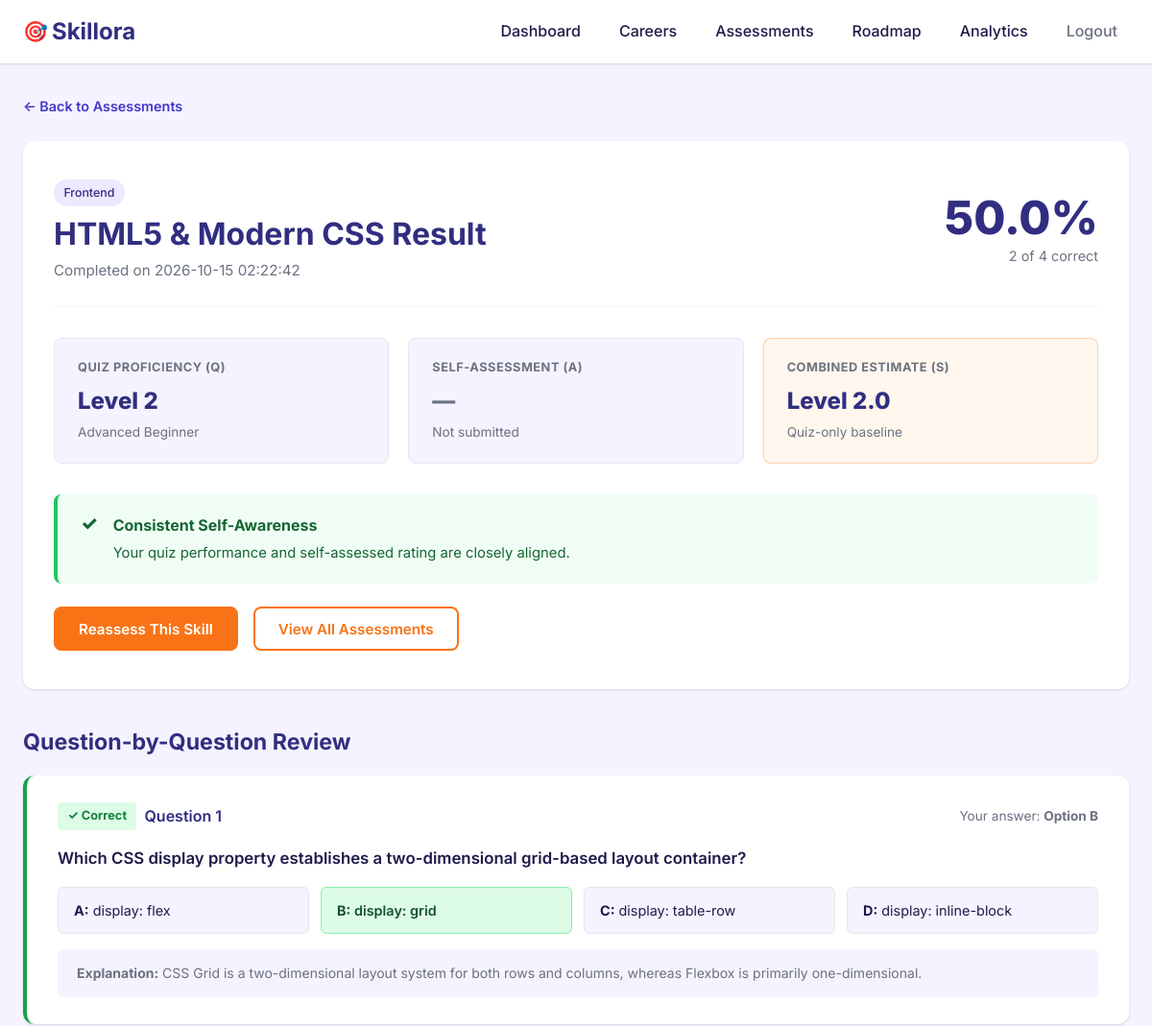
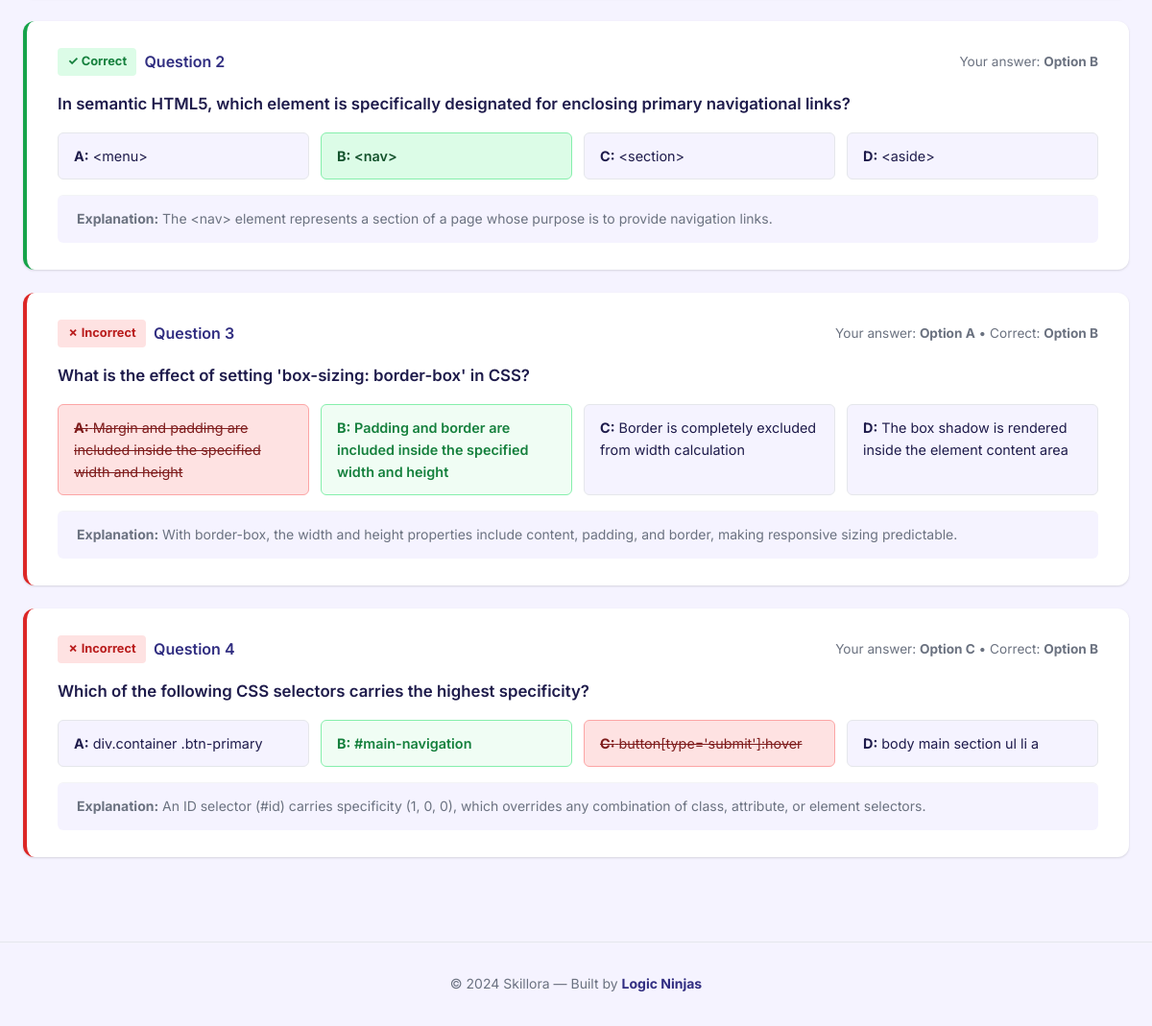
/assessment/attempt/1 (signed in), run on the app's committed database (2 pictures, top to bottom).
### tables this page shows
CREATE TABLE skills (
    id INTEGER PRIMARY KEY AUTOINCREMENT,
    code TEXT UNIQUE NOT NULL,
    name TEXT UNIQUE NOT NULL,
    category TEXT NOT NULL,
    description TEXT NOT NULL
);

CREATE TABLE assessment_attempts (
    id INTEGER PRIMARY KEY AUTOINCREMENT,
    user_id INTEGER NOT NULL,
    skill_id INTEGER NOT NULL,
    total_questions INTEGER NOT NULL,
    correct_count INTEGER NOT NULL,
    score_percentage REAL NOT NULL,
    quiz_proficiency INTEGER NOT NULL CHECK (quiz_proficiency >= 1 AND quiz_proficiency <= 5),
    self_assessed_level INTEGER CHECK (self_assessed_level IS NULL OR (self_assessed_level >= 1 AND self_assessed_level <= 5)),
    combined_estimate REAL,
    has_discrepancy INTEGER NOT NULL DEFAULT 0 CHECK (has_discrepancy IN (0, 1)),
    discrepancy_message TEXT,
    status TEXT NOT NULL DEFAULT 'completed' CHECK (status IN ('in_progress', 'completed', 'invalid')),
    completed_at TIMESTAMP DEFAULT CURRENT_TIMESTAMP,
    FOREIGN KEY (user_id) REFERENCES users (id),
    FOREIGN KEY (skill_id) REFERENCES skills (id)
);

CREATE TABLE assessment_answers (
    id INTEGER PRIMARY KEY AUTOINCREMENT,
    attempt_id INTEGER NOT NULL,
    question_id INTEGER NOT NULL,
    selected_option TEXT NOT NULL,
    is_correct INTEGER NOT NULL CHECK (is_correct IN (0, 1)),
    FOREIGN KEY (attempt_id) REFERENCES assessment_attempts (id) ON DELETE CASCADE,
    FOREIGN KEY (question_id) REFERENCES questions (id)
);

CREATE TABLE questions (
    id INTEGER PRIMARY KEY AUTOINCREMENT,
    skill_id INTEGER NOT NULL,
    question_text TEXT NOT NULL,
    option_a TEXT NOT NULL,
    option_b TEXT NOT NULL,
    option_c TEXT NOT NULL,
    option_d TEXT NOT NULL,
    correct_option TEXT NOT NULL CHECK (correct_option IN ('A', 'B', 'C', 'D')),
    explanation TEXT,
    difficulty_level INTEGER DEFAULT 3 CHECK (difficulty_level >= 1 AND difficulty_level <= 5),
    created_at TIMESTAMP DEFAULT CURRENT_TIMESTAMP,
    FOREIGN KEY (skill_id) REFERENCES skills (id) ON DELETE CASCADE
);

### assessment.py (the view)
@bp.route('/attempt/<int:attempt_id>')
@login_required
def view_attempt(attempt_id):
    db = get_db()
    attempt = db.execute(
        '''
        SELECT aa.*, s.name as skill_name, s.code as skill_code, s.category
        FROM assessment_attempts aa
        JOIN skills s ON aa.skill_id = s.id
        WHERE aa.id = ?
        ''',
        (attempt_id,)
    ).fetchone()
    if attempt is None:
        flash('Assessment attempt not found.', 'error')
        return redirect(url_for('assessment.index'))
    if attempt['user_id'] != g.user['id']:
        abort(403)
    answers = db.execute(
        '''
        SELECT an.selected_option, an.is_correct,
               q.question_text, q.option_a, q.option_b, q.option_c, q.option_d,
               q.correct_option, q.explanation
        FROM assessment_answers an
        JOIN questions q ON an.question_id = q.id
        WHERE an.attempt_id = ?
        ORDER BY an.id ASC
        ''',
        (attempt_id,)
    ).fetchall()
    return render_template(
        'assessment/result.html',
        attempt=attempt,
        answers=answers,
        proficiency_levels=PROFICIENCY_LEVELS
    )

### auth.py (called while the page is built)
@bp.before_app_request
def load_logged_in_user():
    user_id = session.get('user_id')
    if user_id is None:
        g.user = None
    else:
        g.user = get_db().execute(
            'SELECT * FROM users WHERE id = ?', (user_id,)
        ).fetchone()

def login_required(view):
    @functools.wraps(view)
    def wrapped_view(**kwargs):
        if g.user is None:
            flash('Please log in to access this page.', 'error')
            return redirect(url_for('auth.login'))
        return view(**kwargs)
    return wrapped_view

### db.py (called while the page is built)
def get_db():
    if 'db' not in g:
        db_path = current_app.config['DATABASE']
        os.makedirs(os.path.dirname(db_path), exist_ok=True)
        g.db = sqlite3.connect(db_path)
        g.db.row_factory = sqlite3.Row
        g.db.execute('PRAGMA foreign_keys = ON')
    return g.db

### templates/assessment/result.html (shortened to what this page needs)
{% extends "base.html" %}
{% block content %}
<div class="container assessment-result-container">
    <div class="breadcrumb">
        <a href="{{ url_for('assessment.index') }}">← Back to Assessments</a>
    </div>
    <div class="card result-hero-card">
        <div class="result-hero-top">
            <div>
                <span class="category-pill" style="margin-bottom: 0.5rem;">{{ attempt['category'] }}</span>
                <h1 class="page-title" style="margin-bottom: 0.35rem;">{{ attempt['skill_name'] }} Result</h1>
                <p style="color: var(--color-text-muted); font-size: 0.95rem;">
                    Completed on {{ attempt['completed_at'] }}
                </p>
            </div>
            <div class="result-score-circle">
                <span class="score-pct">{{ attempt['score_percentage'] }}%</span>
                <span class="score-fraction">{{ attempt['correct_count'] }} of {{ attempt['total_questions'] }} correct</span>
            </div>
        </div>
        <div class="result-metrics-grid">
            <div class="metric-box">
                <span class="metric-label">Quiz Proficiency (Q)</span>
                <span class="metric-val">Level {{ attempt['quiz_proficiency'] }}</span>
                <span class="metric-sub">{{ proficiency_levels.get(attempt['quiz_proficiency']) }}</span>
            </div>
            <div class="metric-box">
                <span class="metric-label">Self-Assessment (A)</span>
                {% if attempt['self_assessed_level'] %}
                <span class="metric-val">Level {{ attempt['self_assessed_level'] }}</span>
                <span class="metric-sub">{{ proficiency_levels.get(attempt['self_assessed_level']) }}</span>
                {% else %}
                <span class="metric-val" style="color: var(--color-text-muted);">—</span>
                <span class="metric-sub">Not submitted</span>
                {% endif %}
            </div>
            <div class="metric-box metric-box-highlight">
                <span class="metric-label">Combined Estimate (S)</span>
                {% if attempt['combined_estimate'] %}
                <span class="metric-val text-accent">Level {{ attempt['combined_estimate'] }}</span>
                <span class="metric-sub">$S = 0.7Q + 0.3A$</span>
                {% else %}
                <span class="metric-val">Level {{ attempt['quiz_proficiency'] }}.0</span>
                <span class="metric-sub">Quiz-only baseline</span>
                {% endif %}
            </div>
        </div>
        {% if attempt['has_discrepancy'] %}
        <div class="discrepancy-alert-box">
            <div class="discrepancy-alert-icon">⚠️</div>
            <div>
                <strong>Self-Assessment vs Quiz Discrepancy (|Q - A| &ge; 2)</strong>
                <p style="margin-top: 0.25rem; font-size: 0.925rem;">
                    {{ attempt['discrepancy_message'] }}
                </p>
            </div>
        </div>
        {% else %}
        <div class="alignment-notice-box">
            <div class="alignment-icon">✓</div>
            <div>
                <strong>Consistent Self-Awareness</strong>
                <p style="margin-top: 0.25rem; font-size: 0.925rem;">
                    {{ attempt['discrepancy_message'] or "Your quiz performance and self-assessed rating are closely aligned." }}
                </p>
            </div>
        </div>
        {% endif %}
        <div style="display: flex; gap: 1rem; flex-wrap: wrap; margin-top: 1.5rem;">
            <a href="{{ url_for('assessment.take_assessment', skill_code=attempt['skill_code']) }}" class="btn btn-primary btn-md">
                Reassess This Skill
            </a>
            <a href="{{ url_for('assessment.index') }}" class="btn btn-outline btn-md">
                View All Assessments
            </a>
        </div>
    </div>
    <div class="answers-review-section">
        <h2 class="section-title-left" style="margin-bottom: 1.25rem;">Question-by-Question Review</h2>
        {% for ans in answers %}
        <div class="card answer-review-card {% if ans['is_correct'] %}answer-correct{% else %}answer-incorrect{% endif %}">
            <div class="answer-review-header">
                <div style="display: flex; align-items: center; gap: 0.5rem;">
                    {% if ans['is_correct'] %}
                    <span class="badge-status-correct">✓ Correct</span>
                    {% else %}
                    <span class="badge-status-incorrect">✗ Incorrect</span>
                    {% endif %}
                    <span style="font-weight: 600; color: var(--color-primary);">Question {{ loop.index }}</span>
                </div>
                <span style="font-size: 0.85rem; color: var(--color-text-muted);">
                    Your answer: <strong>Option {{ ans['selected_option'] }}</strong>
                    {% if not ans['is_correct'] %} &bull; Correct: <strong>Option {{ ans['correct_option'] }}</strong>{% endif %}
                </span>
            </div>
            <p class="question-text" style="margin-bottom: 1rem;">{{ ans['question_text'] }}</p>
            <div class="options-review-grid">
                <div class="opt-review-item {% if ans['selected_option'] == 'A' and ans['is_correct'] %}opt-correct{% elif ans['selected_option'] == 'A' %}opt-chosen-wrong{% elif ans['correct_option'] == 'A' %}opt-target-correct{% endif %}">
                    <strong>A:</strong> {{ ans['option_a'] }}
                </div>
                <div class="opt-review-item {% if ans['selected_option'] == 'B' and ans['is_correct'] %}opt-correct{% elif ans['selected_option'] == 'B' %}opt-chosen-wrong{% elif ans['correct_option'] == 'B' %}opt-target-correct{% endif %}">
                    <strong>B:</strong> {{ ans['option_b'] }}
                </div>
                <div class="opt-review-item {% if ans['selected_option'] == 'C' and ans['is_correct'] %}opt-correct{% elif ans['selected_option'] == 'C' %}opt-chosen-wrong{% elif ans['correct_option'] == 'C' %}opt-target-correct{% endif %}">
                    <strong>C:</strong> {{ ans['option_c'] }}
                </div>
                <div class="opt-review-item ">
                    <strong>D:</strong> {{ ans['option_d'] }}
                </div>
            </div>
            {% if ans['explanation'] %}
            <div class="explanation-box">
                <strong>Explanation:</strong> {{ ans['explanation'] }}
            </div>
            {% endif %}
        </div>
        {% endfor %}
    </div>
</div>
{% endblock %}

### data on the page
skills: category "Frontend", skill_name "HTML5 & Modern CSS"
assessment_attempts: completed_at "2026-10-15 02:22:42", score_percentage "50.0", correct_count "2", total_questions "4", quiz_proficiency "2", get "Advanced Beginner"
assessment_answers: is_correct "✓ Correct", selected_option "B", question_text "Which CSS display property establishes a two-dimensional grid-based layout container?", option_a "display: flex", option_b "display: grid", option_c "display: table-row", option_d "display: inline-block", explanation "CSS Grid is a two-dimensional layout system for both rows and columns, whereas Flexbox is primarily one-dimensional."
assessment_answers: is_correct "✓ Correct", selected_option "B", question_text "In semantic HTML5, which element is specifically designated for enclosing primary navigational links?", option_a "<menu>", option_b "<nav>", option_c "<section>", option_d "<aside>", explanation "The <nav> element represents a section of a page whose purpose is to provide navigation links."
assessment_answers: is_correct "✗ Incorrect", selected_option "A", correct_option "B", question_text "What is the effect of setting 'box-sizing: border-box' in CSS?", option_a "Margin and padding are included inside the specified width and height", option_b "Padding and border are included inside the specified width and height", option_c "Border is completely excluded from width calculation", option_d "The box shadow is rendered inside the element content area", explanation "With border-box, the width and height properties include content, padding, and border, making responsive sizing predictable."
assessment_answers: is_correct "✗ Incorrect", selected_option "C", correct_option "B", question_text "Which of the following CSS selectors carries the highest specificity?", option_a "div.container .btn-primary", option_b "#main-navigation", option_c "button[type='submit']:hover", option_d "body main section ul li a", explanation "An ID selector (#id) carries specificity (1, 0, 0), which overrides any combination of class, attribute, or element selectors."
